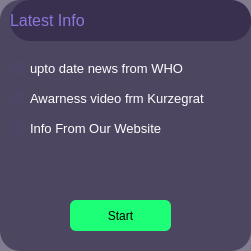
   <widget class="QWidget" name="widget_6" native="true">
    <property name="geometry">
     <rect>
      <x>400</x>
      <y>420</y>
      <width>251</width>
      <height>251</height>
     </rect>
    </property>
    <property name="styleSheet">
     <string notr="true">border-width:2px;
border-radius:20px;
background-color: qlineargradient(spread:pad, x1:0, y1:0, x2:1, y2:0, stop:1 rgba(40, 33, 64, 150));
</string>
    </property>
    <widget class="QLabel" name="label_15">
     <property name="geometry">
      <rect>
       <x>10</x>
       <y>0</y>
       <width>241</width>
       <height>41</height>
      </rect>
     </property>
     <property name="font">
      <font>
       <family>Ubuntu</family>
       <pointsize>12</pointsize>
       <weight>9</weight>
       <italic>false</italic>
       <bold>false</bold>
      </font>
     </property>
     <property name="styleSheet">
      <string notr="true">font: 75 12pt &quot;Ubuntu&quot;;
color: rgb(140, 118, 220)</string>
     </property>
     <property name="text">
      <string>Latest Info</string>
     </property>
    </widget>
    <widget class="QPushButton" name="pushButton_16">
     <property name="geometry">
      <rect>
       <x>10</x>
       <y>60</y>
       <width>16</width>
       <height>16</height>
      </rect>
     </property>
     <property name="styleSheet">
      <string notr="true">border-width: 2px;
border-radius:8px;
font: 75 9pt &quot;Ubuntu&quot;;
background-color: qlineargradient(spread:pad, x1:0, y1:0, x2:1, y2:0, stop:1 rgba(77, 70, 100, 255));
</string>
     </property>
     <property name="text">
      <string/>
     </property>
    </widget>
    <widget class="QLabel" name="l10">
     <property name="geometry">
      <rect>
       <x>30</x>
       <y>60</y>
       <width>161</width>
       <height>17</height>
      </rect>
     </property>
     <property name="font">
      <font>
       <family>Ubuntu</family>
       <pointsize>10</pointsize>
       <weight>9</weight>
       <italic>false</italic>
       <bold>false</bold>
      </font>
     </property>
     <property name="styleSheet">
      <string notr="true">background-color: qlineargradient(spread:pad, x1:0, y1:0, x2:1, y2:0, stop:1 rgba(0, 0, 0, 0));
font: 75 10pt &quot;Ubuntu&quot;;
color:rgb(255, 255, 255);</string>
     </property>
     <property name="text">
      <string>upto date news from WHO</string>
     </property>
    </widget>
    <widget class="QPushButton" name="pushButton_17">
     <property name="geometry">
      <rect>
       <x>10</x>
       <y>90</y>
       <width>16</width>
       <height>16</height>
      </rect>
     </property>
     <property name="styleSheet">
      <string notr="true">border-width: 2px;
border-radius:8px;
font: 75 9pt &quot;Ubuntu&quot;;
background-color: qlineargradient(spread:pad, x1:0, y1:0, x2:1, y2:0, stop:1 rgba(77, 70, 100, 255));
</string>
     </property>
     <property name="text">
      <string/>
     </property>
    </widget>
    <widget class="QLabel" name="l11">
     <property name="geometry">
      <rect>
       <x>30</x>
       <y>90</y>
       <width>181</width>
       <height>17</height>
      </rect>
     </property>
     <property name="font">
      <font>
       <family>Ubuntu</family>
       <pointsize>10</pointsize>
       <weight>9</weight>
       <italic>false</italic>
       <bold>false</bold>
      </font>
     </property>
     <property name="styleSheet">
      <string notr="true">background-color: qlineargradient(spread:pad, x1:0, y1:0, x2:1, y2:0, stop:1 rgba(0, 0, 0, 0));
font: 75 10pt &quot;Ubuntu&quot;;
color:rgb(255, 255, 255);</string>
     </property>
     <property name="text">
      <string>Awarness video frm Kurzegrat</string>
     </property>
    </widget>
    <widget class="QLabel" name="l12">
     <property name="geometry">
      <rect>
       <x>30</x>
       <y>120</y>
       <width>141</width>
       <height>17</height>
      </rect>
     </property>
     <property name="font">
      <font>
       <family>Ubuntu</family>
       <pointsize>10</pointsize>
       <weight>9</weight>
       <italic>false</italic>
       <bold>false</bold>
      </font>
     </property>
     <property name="styleSheet">
      <string notr="true">background-color: qlineargradient(spread:pad, x1:0, y1:0, x2:1, y2:0, stop:1 rgba(0, 0, 0, 0));
font: 75 10pt &quot;Ubuntu&quot;;
color:rgb(255, 255, 255);</string>
     </property>
     <property name="text">
      <string>Info From Our Website</string>
     </property>
    </widget>
    <widget class="QPushButton" name="pushButton_18">
     <property name="geometry">
      <rect>
       <x>10</x>
       <y>120</y>
       <width>16</width>
       <height>16</height>
      </rect>
     </property>
     <property name="styleSheet">
      <string notr="true">border-width: 2px;
border-radius:8px;
font: 75 9pt &quot;Ubuntu&quot;;
background-color: qlineargradient(spread:pad, x1:0, y1:0, x2:1, y2:0, stop:1 rgba(77, 70, 100, 255));
</string>
     </property>
     <property name="text">
      <string/>
     </property>
    </widget>
    <widget class="QPushButton" name="p4">
     <property name="geometry">
      <rect>
       <x>70</x>
       <y>200</y>
       <width>101</width>
       <height>31</height>
      </rect>
     </property>
     <property name="styleSheet">
      <string notr="true">border-width: 2px;
border-radius:6px;
font: 57 16pt &quot;Ubuntu&quot;;
background-color: qlineargradient(spread:pad, x1:0, y1:0, x2:1, y2:0, stop:1 rgba(28, 255, 119, 255));</string>
     </property>
     <property name="text">
      <string>Start</string>
     </property>
    </widget>
   </widget>
